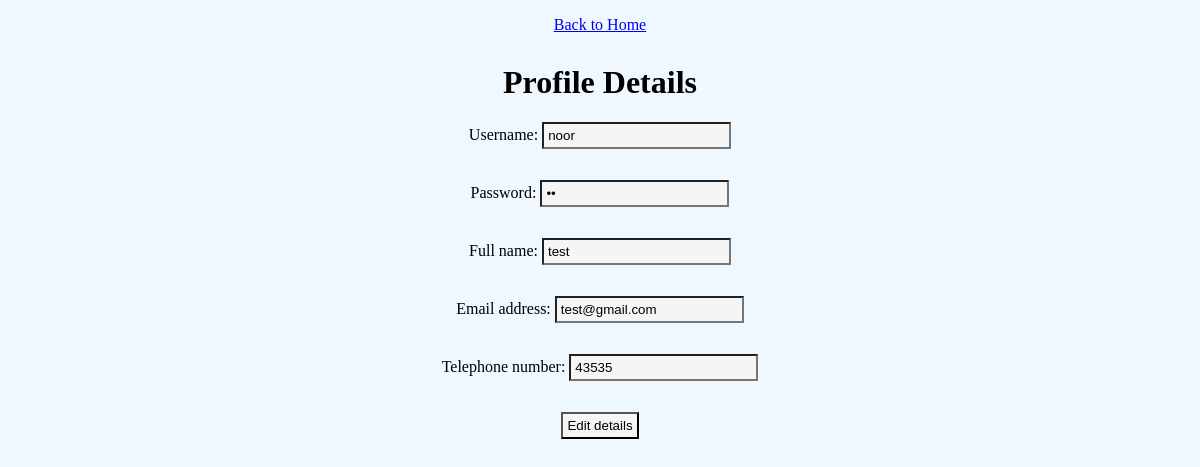
The page /loadprofile (signed in) on the database its author committed.
### tables this page shows
CREATE TABLE User(username TEXT PRIMARY KEY,password TEXT,fullname TEXT,email TEXT,telno TEXT);

### main.py (the view)
@app.route('/loadprofile')
def loadprofile():
    conn = sqlite3.connect("adv.db")
    c = conn.cursor()
    c.execute("SELECT * FROM User WHERE username = ?", (session["username"],))
    profile = c.fetchall()
    conn.close()
    msg = ""
    session["profile"] = profile[0]
    return render_template('profile.html',  details=profile[0], msg=msg)

### templates/profile.html (shortened to what this page needs)
<!DOCTYPE html>
<html lang="en">
<head>
    <link rel = 'stylesheet' type="text/css" href="../static/style.css">
</head>
<body>
        <p><a href="/dologin">Back to Home</a></p>
      <h1>Profile Details</h1>
      <form action="/editprofile" method="POST" onsubmit="return validate();">
          <p>Username: <input type="text" name="username" value="{{ details[0] }}" required="required"/></p>
          <p>Password: <input type="password" id="pass" name="pwd" value ="{{ details[1] }}"  required="required"/></p>
          <p>Full name: <input type="text" name="Full name" value="{{ details[2] }}" required="required"/></p>
          <p>Email address: <input type="email" name="Email address" value="{{ details[3] }}" required="required"/></p>
          <p>Telephone number: <input type="tel" name="Telephone number" value="{{ details[4] }}" required="required"/></p>
          <p><input type="submit" value="Edit details"></p>
      </form>
</body>
</html>

### static/style.css (style rules this page uses)
body { background-color: aliceblue; font-family: "Arial Narrow"; }
p { margin-bottom: 30px; margin-outside: 20px; text-align: center; }
input { background-color: whitesmoke; }
h1,h2 { text-align: center; }
input { padding: 4px; margin-bottom: 1px; }
form { text-align: center; }

### rows shown on the page
User: username "noor", fullname "test", email "test@gmail.com", telno "43535"
